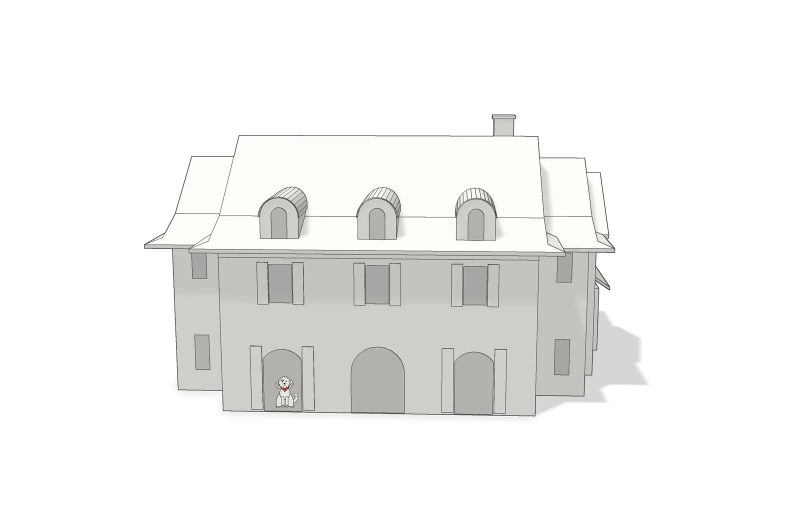
#> input picture assets/frames/frame-001.webp, 1600 x 1040 px, given in place of frame-000.webp, which was not available (shown at 1/2 size)
$ python mobilevid.py
#> lines starting #> are read from the running program, lines starting #| are printed output that depends on the picture; after the words box and inside, x2 and y2 are one past the last pixel; in counts of white or black regions, pixels touching at a corner belong together
import numpy as np, math
from PIL import Image
W,H=1080,780
BG=np.array([0x18,0x12,0x14],float)
# soft glow behind/below house
yy,xx=np.mgrid[0:H,0:W]
g=np.exp(-(((xx-W/2)/(W*0.42))**2+((yy-H*0.62)/(H*0.30))**2))
bg=BG[None,None]+g[...,None]*np.array([18,11,13])[None,None]
bgimg=Image.fromarray(bg.astype(np.uint8),'RGB').convert('RGBA')
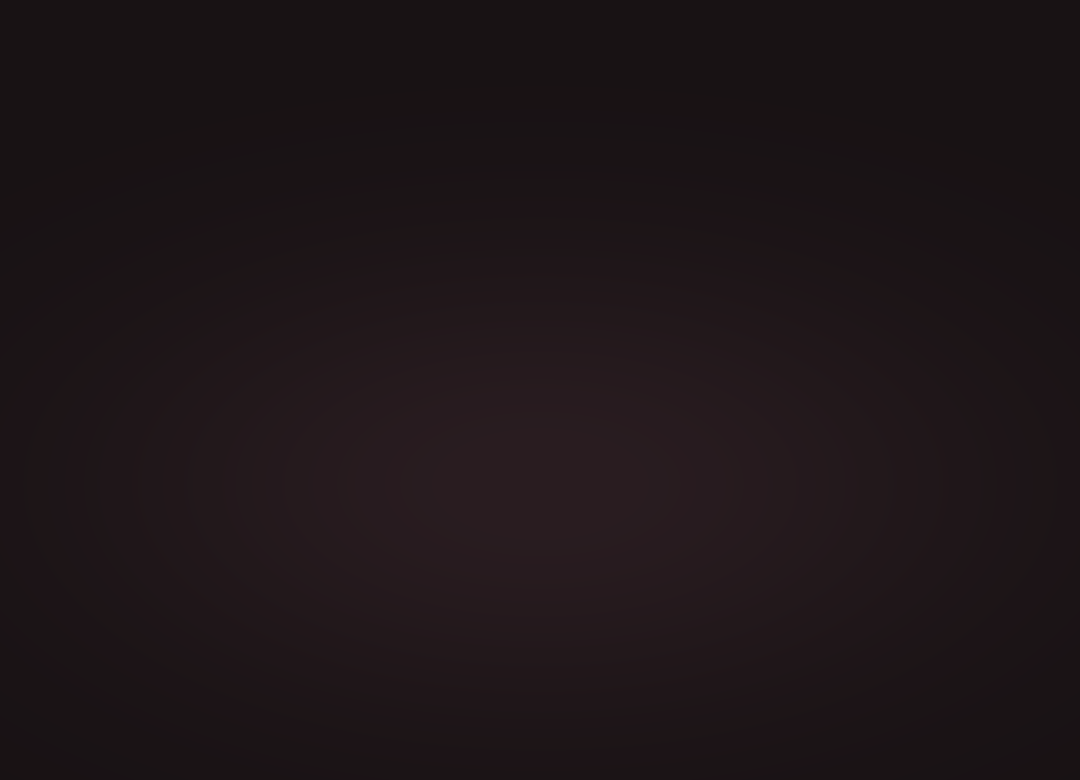
#> bgimg: PIL image 1080x780 RGBA; mean R, G, B, A 29.7, 21.3, 24, 255
def frame(i):
#> called with i = 0
    im=Image.open('frames/frame-%03d.webp'%(i%120)).convert('RGBA')
#> im is the input picture: PIL image 1600x1040 RGBA; mean R, G, B, A 59.6, 59.1, 58, 70.2
    im=im.crop((80,0,1520,1040)).resize((W,H),Image.LANCZOS)
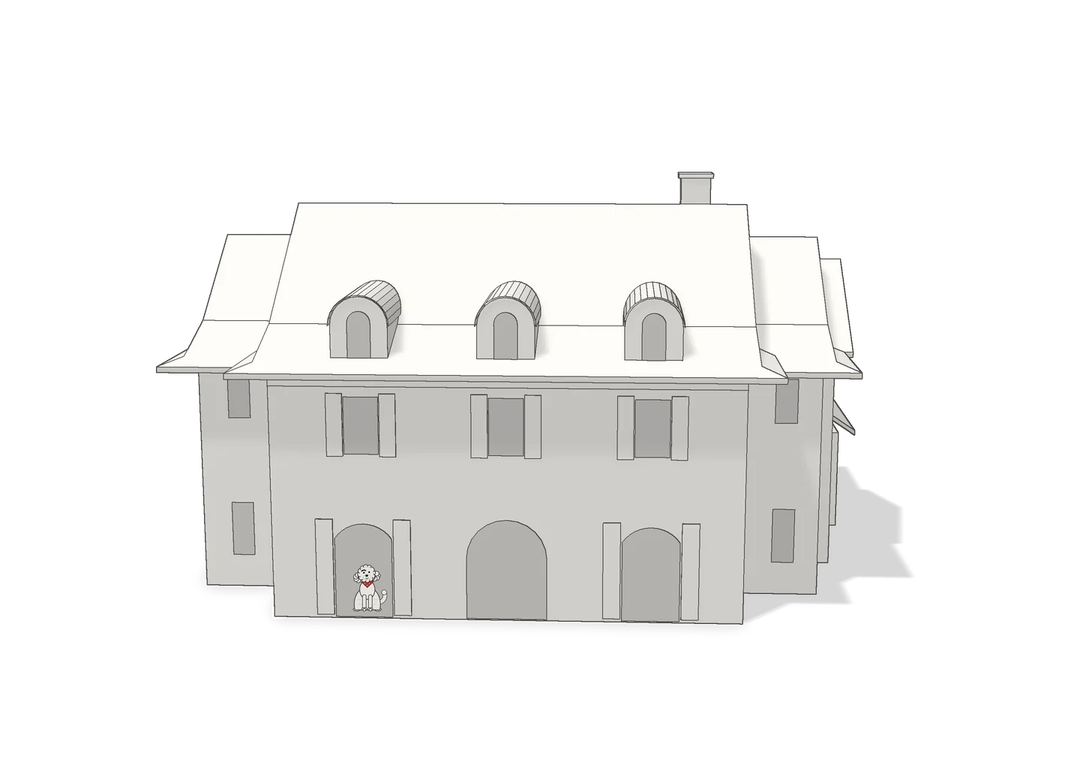
#> im: PIL image 1080x780 RGBA; mean R, G, B, A 65.3, 64.8, 63.6, 78; transparent parts drawn white
    a=np.asarray(im).astype(float)
    # brighten/lift the clay slightly for the dark bg, drop ground shadow (dark alpha far from house)
    rgb=a[...,:3]; al=a[...,3:4]/255
#> after `al = a[..., 3:4] / 255`:
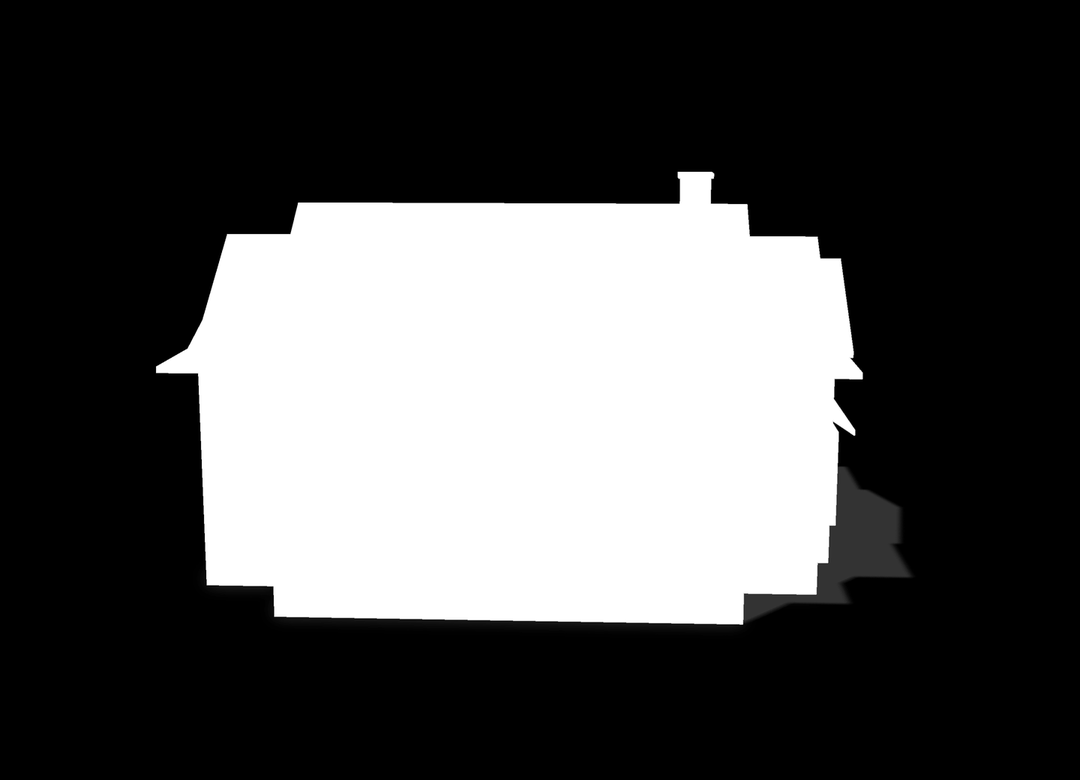
#> al: shape (780, 1080, 1) float64; min 0, max 1, mean 0.306
    lum=rgb.mean(-1,keepdims=True)
    shadowish=(lum<90)&(al<0.6)
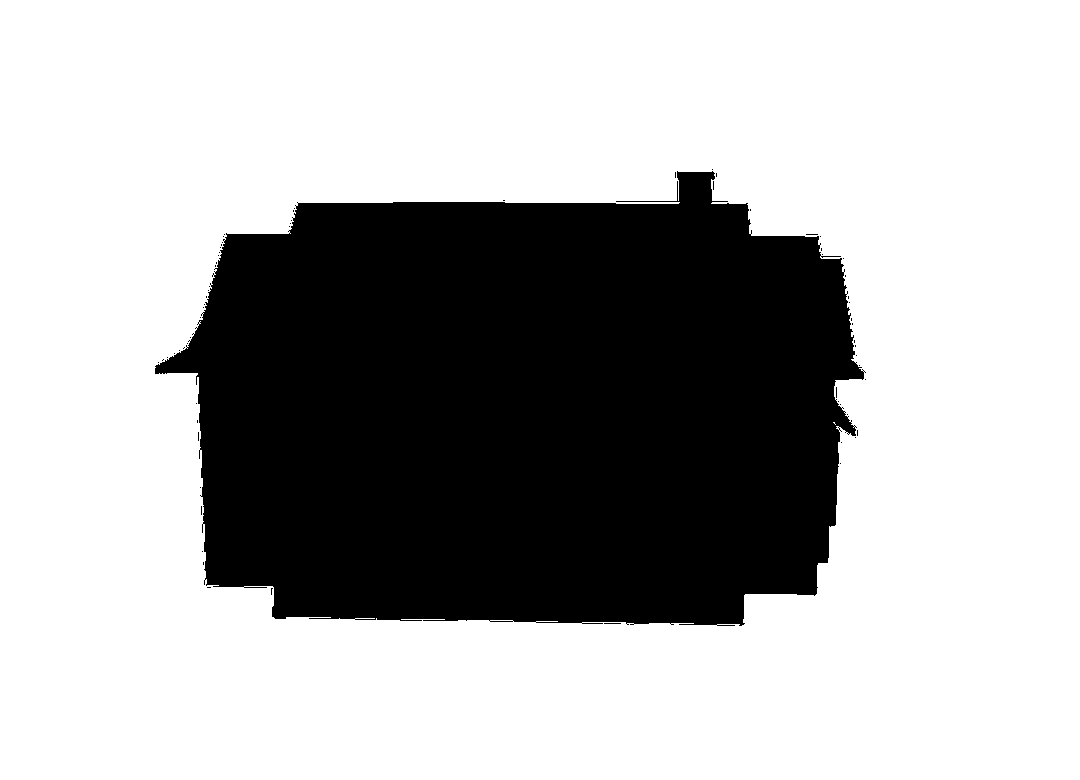
#> shadowish: shape (780, 1080, 1) bool; 69.5% white; 68 black regions (67 under 20 px), largest, box (x1, y1, x2, y2) and area: (155, 171, 866, 626) 256728
    al=np.where(shadowish,al*0.25,al)
    out=Image.fromarray(np.dstack([rgb,al*255]).astype(np.uint8),'RGBA')
    b=bgimg.copy(); b.alpha_composite(out); return b.convert('RGB')
#> after `b.alpha_composite(out)`:
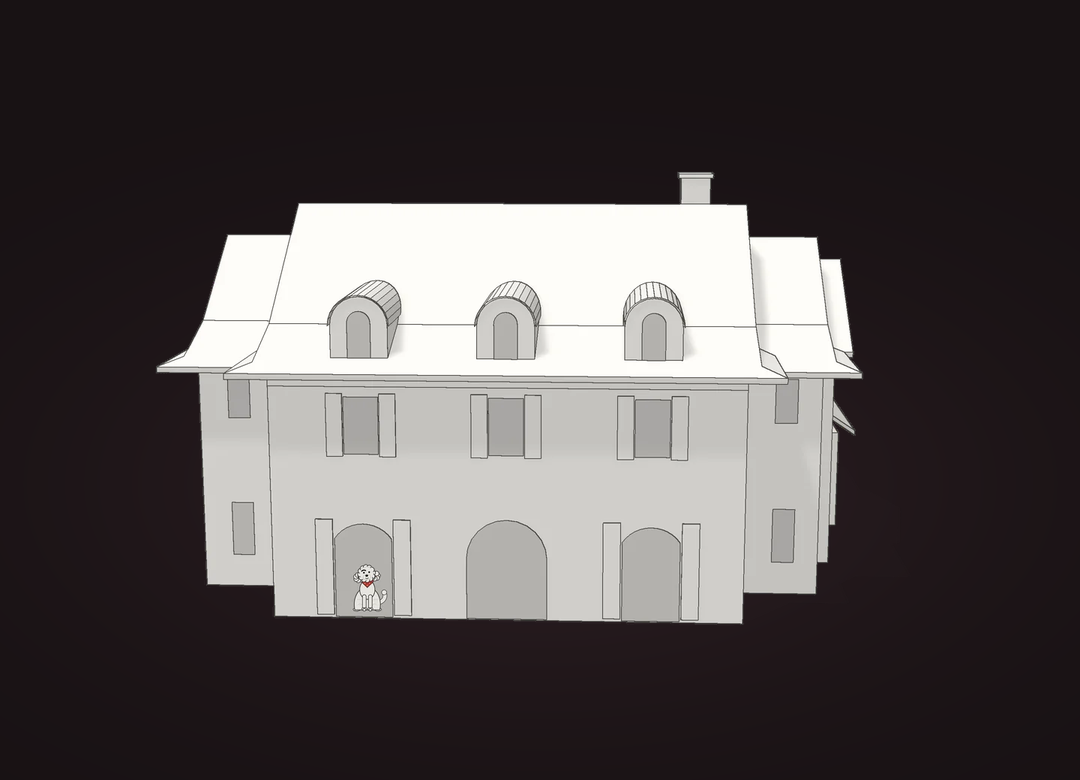
#> b: PIL image 1080x780 RGBA; mean R, G, B, A 83.5, 77.8, 78.3, 255
N=240
ease=lambda t: 0.5-0.5*math.cos(math.pi*t)
for k in range(N):
    t=k/(N-1); idx=int(round(ease(t)*120))
#> (the run stopped early here; a loop or call above may not have finished)
